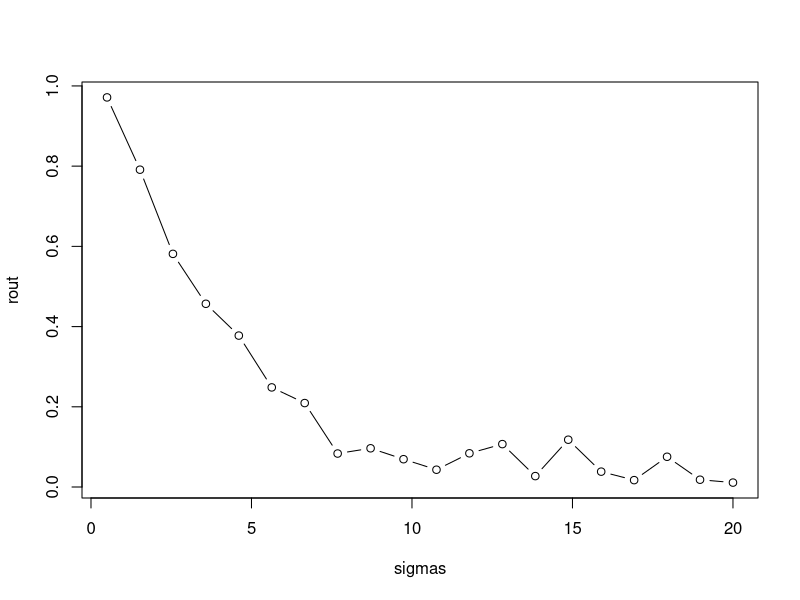
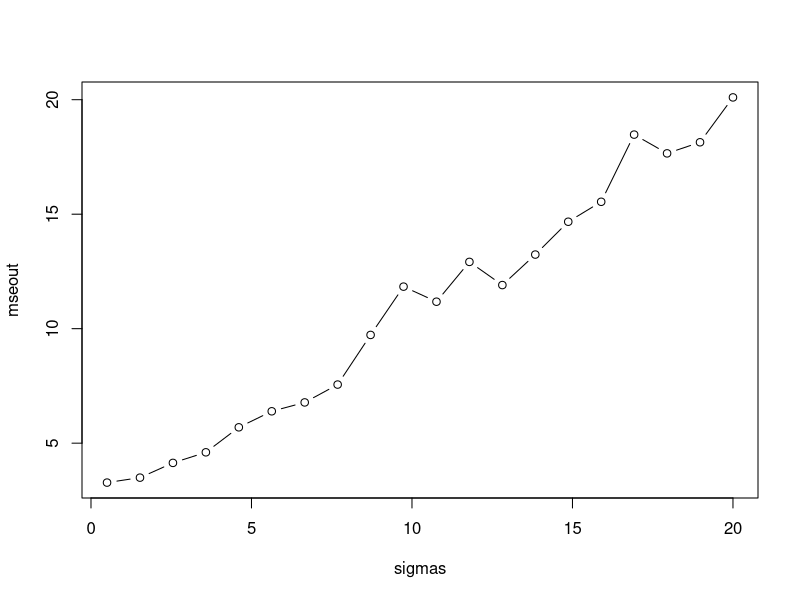
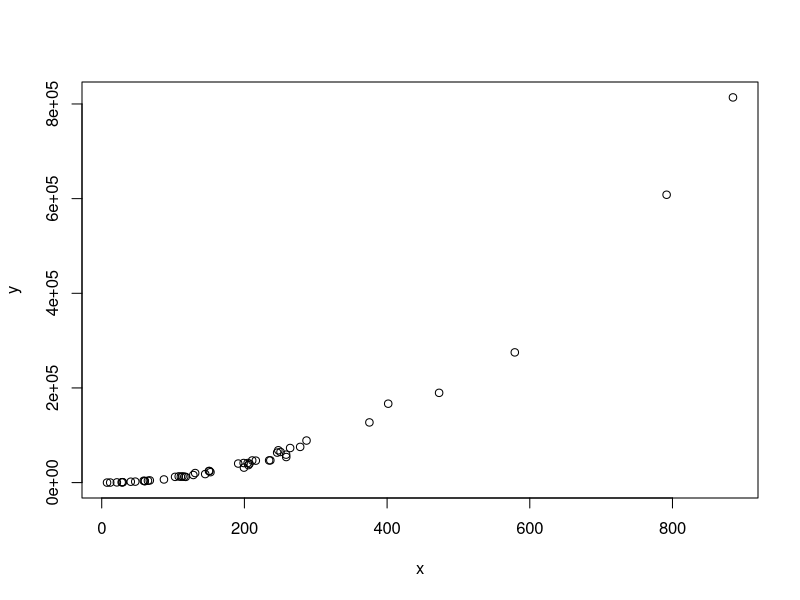
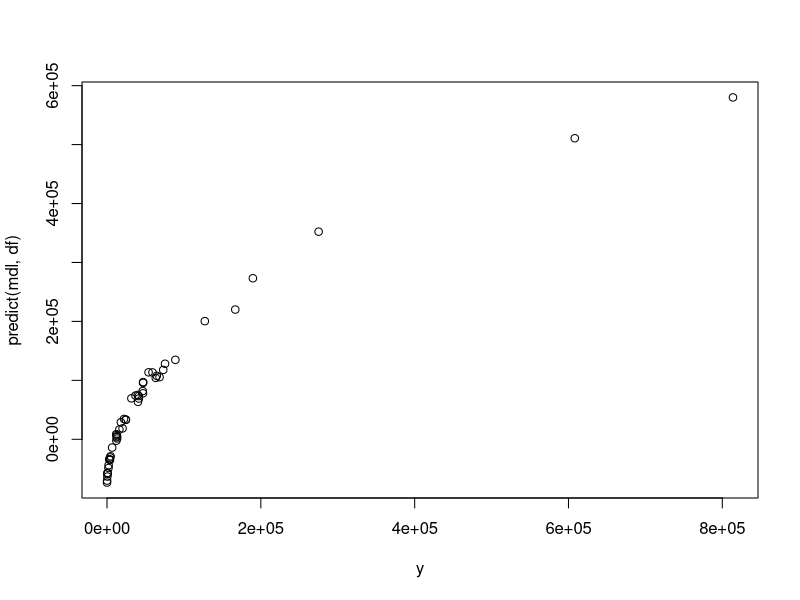
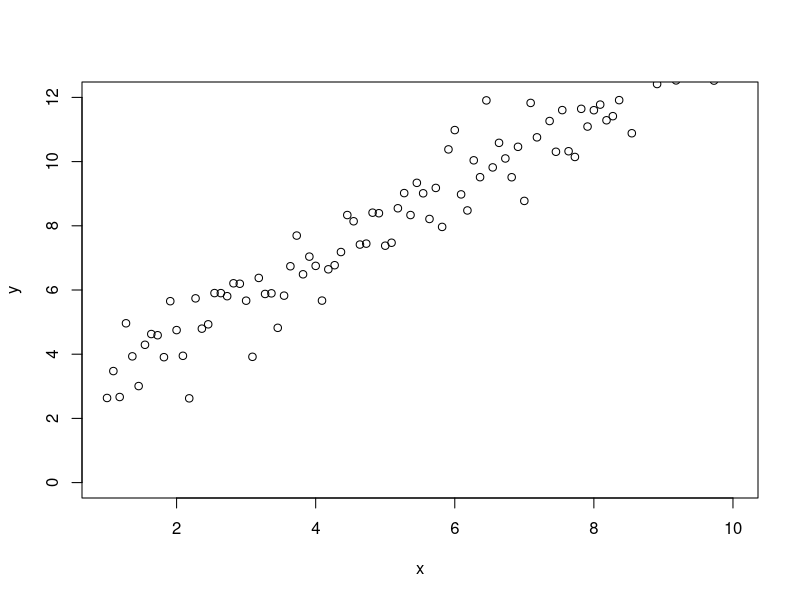
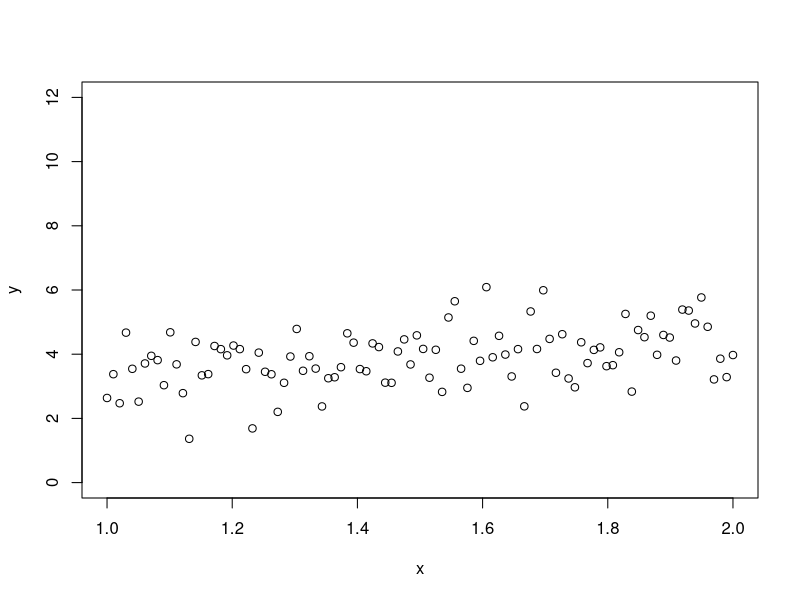

Generate these figures, in order, with R:

# Exploring R^2 a bit more and the potential issues!!#

# R^2 is determined by the variance of the outcome even when the linear model is the right one #
r2.0 <- function(sig,mse=F){
  x <- seq(1,10,length.out = 100)        # our predictor
  y <- 2 + 1.2*x + rnorm(100,0,sd = sig) # our response; a function of x plus some random noise
  if(mse)
  {
    return(sqrt(mean((y-x)^2)))
  }else
  {
    return(summary(lm(y ~ x))$r.squared)           # print the R-squared value
    
  }
}

sigmas <- seq(0.5,20,length.out = 20)
rout <- sapply(sigmas, r2.0)             # apply our function to a series of sigma values
mseout <- sapply(sigmas, r2.0,mse=T)             # apply our function to a series of sigma values


plot(rout ~ sigmas, type="b")
plot(mseout ~ sigmas, type="b")

# In practice, if we saw a situation like this, how would we fix it?

# R^2 can be high even when the linear model is not a good one #

set.seed(1)
x <- rexp(50,rate=0.005)                     # our predictor is data from an exponential distribution
y <- (x-1)^2 * runif(50, min=0.8, max=1.2)   # non-linear data generation
plot(x,y)				     # clearly non-linear
df = data.frame(cbind(x,y))
mdl = lm(y ~ x,data=df)
sqrt(mean((y - predict(mdl,df))^2))

summary(lm(y ~ x))$r.squared

plot(y,predict(mdl,df))



# The range of x can affect R^2 tremendously #

x <- seq(1,10,length.out = 100)
set.seed(1)
y <- 2 + 1.2*x + rnorm(100,0,sd = 0.9)
mod1 <- lm(y ~ x)
summary(mod1)$r.squared
sqrt(sum((fitted(mod1) - y)^2)/100) # Mean squared error
plot(x,y,ylim = c(0,12))


x <- seq(1,2,length.out = 100)       # new range of x
set.seed(1)
y <- 2 + 1.2*x + rnorm(100,0,sd = 0.9)
mod1 <- lm(y ~ x)
summary(mod1)$r.squared
sqrt(sum((fitted(mod1) - y)^2)/100)        # Mean squared error
plot(x,y,ylim=c(0,12))

